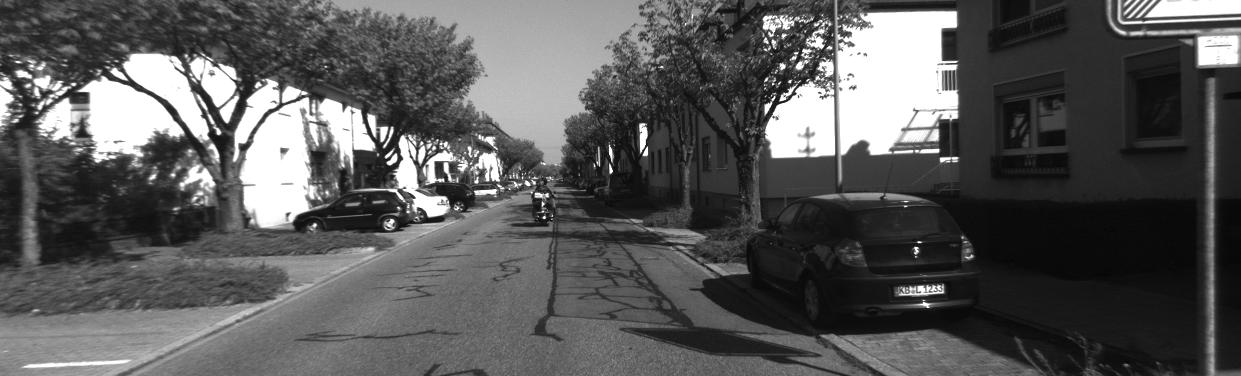
//> input picture prev/ch5/stereo/left.png, 1241 x 376 px
$ ./stereo_example   (built with g++ and OpenCV 4)
//> lines starting //> are read from the running program, lines starting //| are printed output that depends on the picture
#include <pangolin/pangolin.h>
#include <unistd.h>

#include <Eigen/Core>
#include <opencv2/opencv.hpp>
#include <string>
#include <vector>

using namespace std;
using namespace Eigen;

void showPointCloud(
    const vector<Vector4d, Eigen::aligned_allocator<Vector4d>> &pointcloud);

int main(int argc, char **argv) {
  double fx = 718.856, fy = 718.856, cx = 607.1928, cy = 185.2157;
  double b = 0.573;
  cv::Mat left = cv::imread("./stereo/left.png");
//> left is the input picture: 376 rows x 1241 cols, CV_8UC3; min 6, max 255, mean 89
  cv::Mat right = cv::imread("./stereo/right.png");
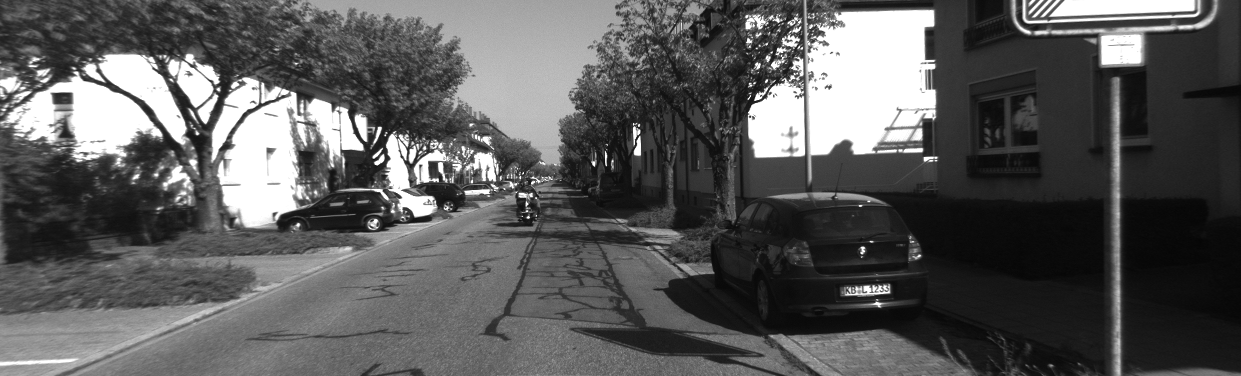
//> input picture prev/ch5/stereo/right.png, 1241 x 376 px
//> right is the input picture: 376 rows x 1241 cols, CV_8UC3; min 5, max 255, mean 90.3
  cv::Ptr<cv::StereoSGBM> sgbm = cv::StereoSGBM::create(
      0, 96, 9, 8 * 9 * 9, 32 * 9 * 9, 1, 63, 10, 100, 32);
  cv::Mat disparity_sgbm, disparity;
  sgbm->compute(left, right, disparity_sgbm);
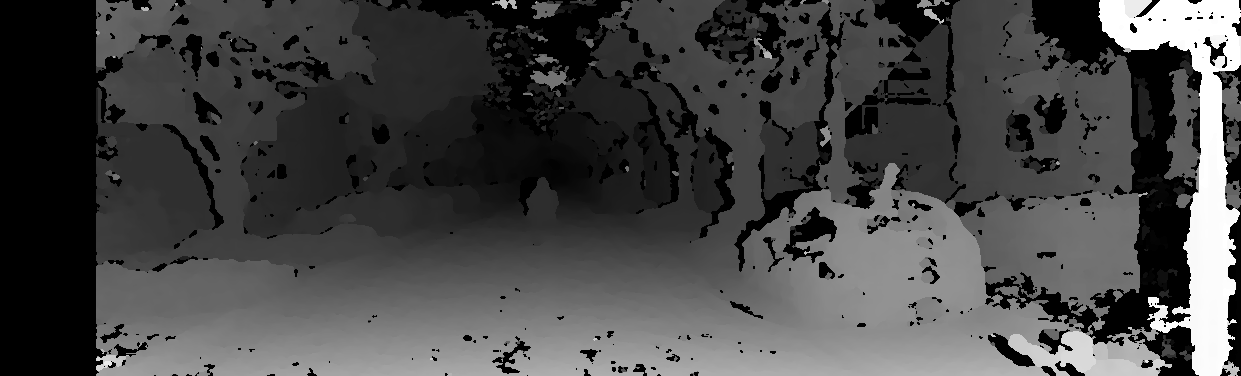
//> disparity_sgbm: 376 rows x 1241 cols, CV_16SC1; min -16, max 1520, mean 414.2; drawn with min black and max white
  disparity_sgbm.convertTo(disparity, CV_32F, 1.0 / 16.0F);

  vector<Vector4d, Eigen::aligned_allocator<Vector4d>> pointcloud;
  for (int v = 0; v < left.rows; v++) {
    for (int u = 0; u < left.cols; u++) {
      if (disparity.at<float>(v, u) <= 10.0 ||
          disparity.at<float>(v, u) >= 96.0)
        continue;
      Vector4d point(0, 0, 0, disparity.at<float>(v, u) / 255.0);
      double x = (u - cx) / fy;
      double y = (v - cy) / fy;
      double depth = fx * b / (disparity.at<float>(v, u));
      point[0] = x * depth;
      point[1] = y * depth;
      point[2] = depth;
      pointcloud.push_back(point);
    }
  }
//> after the loop, pointcloud = 339892 items
  cv::imshow("disparity", disparity / 96.0);
  cv::waitKey(0);
  showPointCloud(pointcloud);
  return 0;
}

void showPointCloud(
    const vector<Vector4d, Eigen::aligned_allocator<Vector4d>> &pointcloud) {
  if (pointcloud.empty()) {
    cerr << "Point cloud is empty!" << endl;
    return;
  }

  pangolin::CreateWindowAndBind("Point Cloud Viewer", 1024, 768);
//> (this line was passed over: pangolin is not available in this run)
  glEnable(GL_DEPTH_TEST);
//> (this line was passed over: GL_DEPTH_TEST is not available in this run)
  glEnable(GL_BLEND);
//> (this line was passed over: GL_BLEND is not available in this run)
  glBlendFunc(GL_SRC_ALPHA, GL_ONE_MINUS_SRC_ALPHA);
//> (this line was passed over: GL_SRC_ALPHA is not available in this run)

//> (the run ends here: the program needs code that is not available in this run, at `pangolin::OpenGlRenderState s_cam(`)
